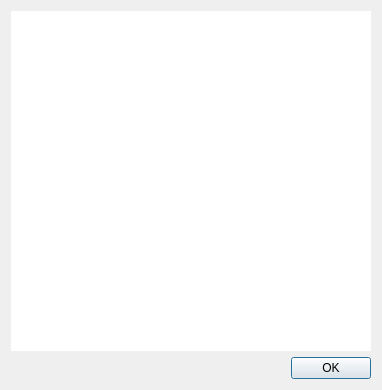
<?xml version="1.0" encoding="UTF-8"?>
<ui version="4.0">
 <class>OutputDialog</class>
 <widget class="QDialog" name="OutputDialog">
  <property name="geometry">
   <rect>
    <x>0</x>
    <y>0</y>
    <width>382</width>
    <height>390</height>
   </rect>
  </property>
  <property name="windowTitle">
   <string>Terminal output</string>
  </property>
  <layout class="QVBoxLayout" name="verticalLayout">
   <item>
    <widget class="QPlainTextEdit" name="plainTextEdit">
     <property name="frameShape">
      <enum>QFrame::NoFrame</enum>
     </property>
     <property name="frameShadow">
      <enum>QFrame::Plain</enum>
     </property>
     <property name="lineWidth">
      <number>0</number>
     </property>
     <property name="readOnly">
      <bool>true</bool>
     </property>
    </widget>
   </item>
   <item>
    <widget class="QDialogButtonBox" name="buttonBox">
     <property name="orientation">
      <enum>Qt::Horizontal</enum>
     </property>
     <property name="standardButtons">
      <set>QDialogButtonBox::Ok</set>
     </property>
    </widget>
   </item>
  </layout>
 </widget>
 <resources/>
 <connections>
  <connection>
   <sender>buttonBox</sender>
   <signal>accepted()</signal>
   <receiver>OutputDialog</receiver>
   <slot>accept()</slot>
   <hints>
    <hint type="sourcelabel">
     <x>257</x>
     <y>281</y>
    </hint>
    <hint type="destinationlabel">
     <x>157</x>
     <y>274</y>
    </hint>
   </hints>
  </connection>
  <connection>
   <sender>buttonBox</sender>
   <signal>rejected()</signal>
   <receiver>OutputDialog</receiver>
   <slot>reject()</slot>
   <hints>
    <hint type="sourcelabel">
     <x>316</x>
     <y>260</y>
    </hint>
    <hint type="destinationlabel">
     <x>286</x>
     <y>274</y>
    </hint>
   </hints>
  </connection>
  <connection>
   <sender>buttonBox</sender>
   <signal>clicked(QAbstractButton*)</signal>
   <receiver>plainTextEdit</receiver>
   <slot>clear()</slot>
   <hints>
    <hint type="sourcelabel">
     <x>320</x>
     <y>272</y>
    </hint>
    <hint type="destinationlabel">
     <x>333</x>
     <y>180</y>
    </hint>
   </hints>
  </connection>
 </connections>
</ui>
